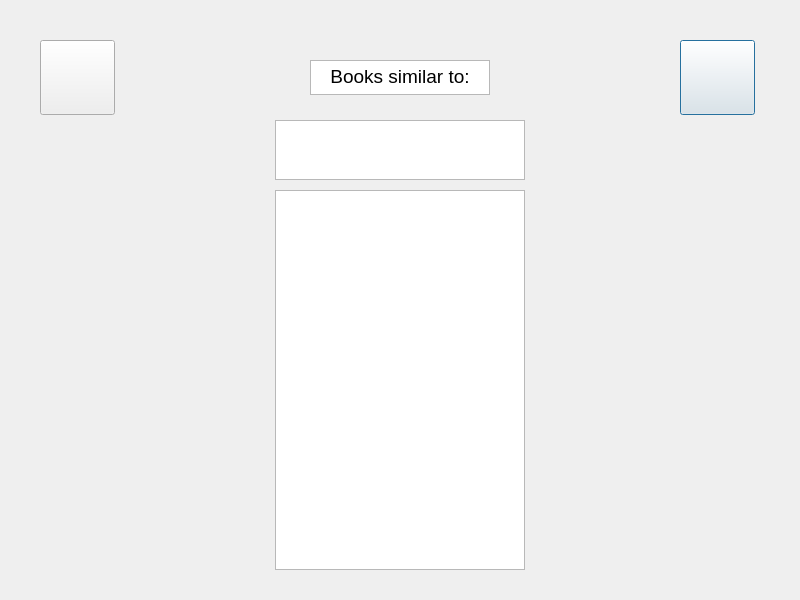
<?xml version="1.0" encoding="UTF-8"?>
<ui version="4.0">
 <class>Dialog</class>
 <widget class="QDialog" name="Dialog">
  <property name="geometry">
   <rect>
    <x>0</x>
    <y>0</y>
    <width>800</width>
    <height>600</height>
   </rect>
  </property>
  <property name="windowTitle">
   <string>Dialog</string>
  </property>
  <widget class="QPushButton" name="SRBackBtn">
   <property name="geometry">
    <rect>
     <x>680</x>
     <y>40</y>
     <width>75</width>
     <height>75</height>
    </rect>
   </property>
   <property name="text">
    <string/>
   </property>
   <property name="icon">
    <iconset>
     <normaloff>images/back.png</normaloff>images/back.png</iconset>
   </property>
   <property name="iconSize">
    <size>
     <width>48</width>
     <height>48</height>
    </size>
   </property>
  </widget>
  <widget class="QPushButton" name="SRHelpBtn">
   <property name="geometry">
    <rect>
     <x>40</x>
     <y>40</y>
     <width>75</width>
     <height>75</height>
    </rect>
   </property>
   <property name="text">
    <string/>
   </property>
   <property name="icon">
    <iconset>
     <normaloff>images/QuestionMark.png</normaloff>images/QuestionMark.png</iconset>
   </property>
   <property name="iconSize">
    <size>
     <width>48</width>
     <height>48</height>
    </size>
   </property>
  </widget>
  <widget class="QTextBrowser" name="SRTitleMsg">
   <property name="geometry">
    <rect>
     <x>310</x>
     <y>60</y>
     <width>180</width>
     <height>35</height>
    </rect>
   </property>
   <property name="html">
    <string>&lt;!DOCTYPE HTML PUBLIC &quot;-//W3C//DTD HTML 4.0//EN&quot; &quot;http://www.w3.org/TR/REC-html40/strict.dtd&quot;&gt;
&lt;html&gt;&lt;head&gt;&lt;meta name=&quot;qrichtext&quot; content=&quot;1&quot; /&gt;&lt;style type=&quot;text/css&quot;&gt;
p, li { white-space: pre-wrap; }
&lt;/style&gt;&lt;/head&gt;&lt;body style=&quot; font-family:'MS Shell Dlg 2'; font-size:8.25pt; font-weight:400; font-style:normal;&quot;&gt;
&lt;p align=&quot;center&quot; style=&quot; margin-top:0px; margin-bottom:0px; margin-left:0px; margin-right:0px; -qt-block-indent:0; text-indent:0px;&quot;&gt;&lt;span style=&quot; font-size:14pt;&quot;&gt;Books similar to:&lt;/span&gt;&lt;/p&gt;&lt;/body&gt;&lt;/html&gt;</string>
   </property>
  </widget>
  <widget class="QTextBrowser" name="SRUserBook">
   <property name="geometry">
    <rect>
     <x>275</x>
     <y>120</y>
     <width>250</width>
     <height>60</height>
    </rect>
   </property>
  </widget>
  <widget class="QTextBrowser" name="SRBookList">
   <property name="geometry">
    <rect>
     <x>275</x>
     <y>190</y>
     <width>250</width>
     <height>380</height>
    </rect>
   </property>
  </widget>
 </widget>
 <resources/>
 <connections/>
</ui>
